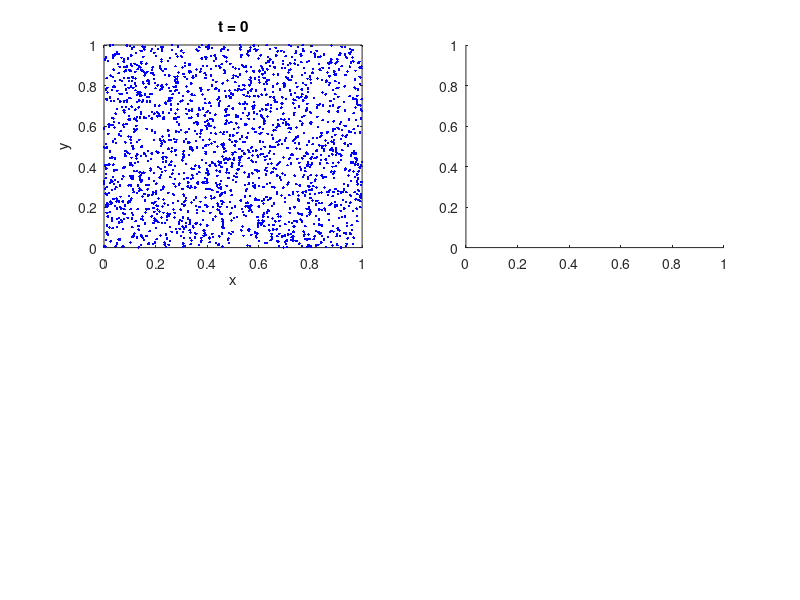

MATLAB code for this plot: (Note: this script raises an error after producing the figure.)
%Converting the brownian_bug.R code to MATLAB

%Brownian bugs and superprocesses by W.R. Young
%http://pordlabs.ucsd.edu/wryoung/reprintPDFs/HawaiianBugz1.pdf

%%%%%%%%%%%%%%%%%%%%%%%%%%%%%%%%%%%%%%%%%%%%%%%%%%%%%%%%%%%%%%%%%%%%%%%%%%%
%                                  Constants                              %
%%%%%%%%%%%%%%%%%%%%%%%%%%%%%%%%%%%%%%%%%%%%%%%%%%%%%%%%%%%%%%%%%%%%%%%%%%%
tau = 1;
U = 0.0;
L = 1;
k = 2*pi/L;
s = 0.001; %standard deviation
Nt = 2e3; %number of bugs
%Nt = 2e4;
q = 1/3; %bug dies
p = 1/3; %bug reproduces
niter = 100; %number of iterations

%%%%%%%%%%%%%%%%%%%%%%%%%%%%%%%%%%%%%%%%%%%%%%%%%%%%%%%%%%%%%%%%%%%%%%%%%%%
%                        Create Initial Set of Bugs                       %
%%%%%%%%%%%%%%%%%%%%%%%%%%%%%%%%%%%%%%%%%%%%%%%%%%%%%%%%%%%%%%%%%%%%%%%%%%%

%Generate original x and y positions for the brownian bugs with no
%correlations
x0 = rand(Nt,1);
y0 = rand(Nt,1);

%Create matrix to store updated x and y positions and initialize with
%original x and y positions
x = zeros(Nt,2);
x(:,1) = x0;
y = zeros(Nt,2);
y(:,1) = y0;
%Create colormap
cMap = zeros(Nt,6);
cMap(:,1:3) = flipud(jet(Nt)).*[(y0 - min(y0))/range(y0)*Nt + 1];
cMap = cMap/(max(max(cMap)));
cMap0 = cMap;
%%%%%%%%%%%%%%%%%%%%%%%%%%%%%%%%%%%%%%%%%%%%%%%%%%%%%%%%%%%%%%%%%%%%%%%%%%%
%                            Update Bug Position                          %
%%%%%%%%%%%%%%%%%%%%%%%%%%%%%%%%%%%%%%%%%%%%%%%%%%%%%%%%%%%%%%%%%%%%%%%%%%%

%Create population count vector
populationCount = zeros(niter+1,1);
populationCount(1,1) = Nt;
%Create d vector by weighted sampling
bugStates = [0 1 2];
%probs = [p q 1-p-q];
probs = [q 1-p-q p];


%Sample 
%Code from: https://stackoverflow.com/questions/11308366/best-way-to-count-all-elements-in-a-cell-array
for iter = 1:niter
    pc = cumsum(probs) / sum(probs);
    r = rand(1,length(x));
    d = zeros(1,length(x));
    for i = length(pc):-1:1
        d(r<pc(i)) = bugStates(i);
    end
    
    %Find which bugs die, live or reproduce
    pos0 = find(d==0);
    pos1 = find(d==1);
    pos2 = find(d==2);
    
    %Update x position of dying and reproducing bugs
    x(pos0,1) = 0;
    x(pos2,2) = x(pos2,1);
    
    %Update y position of dying and reproducing bugs
    y(pos0,1) = 0;
    y(pos2,2) = y(pos2,1);
    
    %Update colors of dying and reproducing bugs
    cMap(pos2,4:6) = cMap(pos2,1:3);
    
    cMap(pos0,1:3) = 0;

    cMap2 = zeros(length(pos1)+2*length(pos2),3);
    cMap2(1:length(pos1),:) = cMap(pos1,1:3);
    cMap2(1+length(pos1):length(pos1)+length(pos2),:) = cMap(pos2,1:3);
    cMap2(1+length(pos2)+length(pos1):2*length(pos2)+length(pos1),:) = cMap(pos2,1:3);


    %Store only the surviving and reproducing bugs
    x2 = x(find(x>0));
    y2 = y(find(y>0));
    
    %Create randomly distributed vectors for brownian motion
    normalVecX = 0 + s * randn(length(x2),1);
    normalVecY = 0 + s * randn(length(y2),1);
    phi = rand(length(y2),1)*2*pi;
    
    %brownian motion
    x2(:) = mod((x2(:) + 0.5*U*tau*cos(k*y2(:) + phi(:)) + normalVecX(:)),1);
    y2(:) = mod((y2(:) + 0.5*U*tau*cos(k*x2(:) + phi(:)) + normalVecY(:)),1);
    
    
    %Store new positions and colors of the new bugs for use in the next iteration
    x = zeros(length(x2),2);
    x(:,1) = x2;
    y = zeros(length(y2),2);
    y(:,1) = y2;
    
    cMap = zeros(length(cMap2),6);
    cMap(:,1:3) = cMap2(:,1:3);
    
    %Update position counter    
    populationCount(iter+1,1) =  length(y2);

    %Reset position vectors
    clear pos0
    clear pos1
    clear pos2
end

%%%%%%%%%%%%%%%%%%%%%%%%%%%%%%%%%%%%%%%%%%%%%%%%%%%%%%%%%%%%%%%%%%%%%%%%%%%
%                                  Plotting                               %
%%%%%%%%%%%%%%%%%%%%%%%%%%%%%%%%%%%%%%%%%%%%%%%%%%%%%%%%%%%%%%%%%%%%%%%%%%%

%Plot spatial distributions of population at t = t0, t=t1 and t=tFinal
%Without color
figure(1);
subplot(2,2,1);
plot(x0,y0, 'b.');
title('t = 0');
xlabel('x');
ylabel('y');

subplot(2,2,2);
plot(x100,y100, 'b.');
title('t = 100');
xlabel('x');
ylabel('y');

subplot(2,2,3);
plot(x2,y2, 'b.');
title(num2str(niter));
xlabel('x');
ylabel('y');

%Population vs time
subplot(2,2,4)
plot(1:niter+1,populationCount(:,1));
title('Number of bugs vs time')
xlabel('time');
xlim([0 niter]);
ylim([ 10000 23000]);

%Colored plots
figure (2)
subplot(2,2,1);
scatter(x0,y0,5,cMap0(:,1:3),'filled');
title('t = 0');
xlabel('x');
ylabel('y');

subplot(2,2,2);
scatter(x100,y100,5,cMap100(:,1:3),'filled');
title('t = 100');
xlabel('x');
ylabel('y');

subplot(2,2,3);
scatter(x2,y2,5,cMap2(:,1:3),'filled');
title(num2str(niter));
xlabel('x');
ylabel('y');

%Population vs time
subplot(2,2,4)
plot(1:niter+1,populationCount(:,1));
title('Number of bugs vs time')
xlabel('time');
xlim([0 niter]);
ylim([ 10000 23000]);
